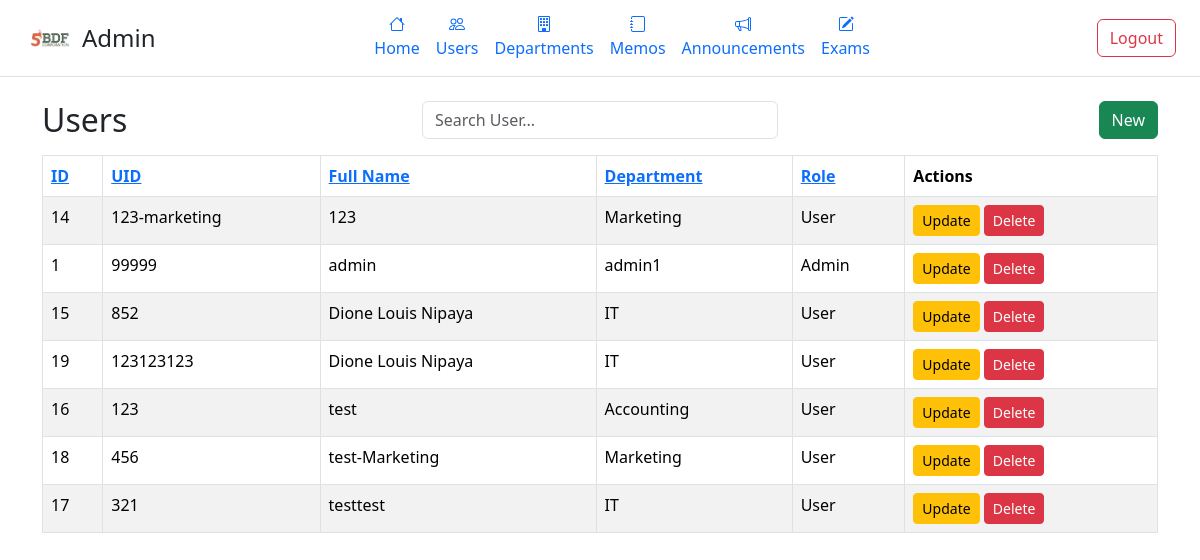
/admin/admin.php (signed in), run on the app's committed database.
### tables this page shows
CREATE TABLE `users` (
  `user_id` int(11) NOT NULL,
  `UID` varchar(100) NOT NULL,
  `password` varchar(255) NOT NULL,
  `full_name` varchar(150) DEFAULT NULL,
  `department` varchar(20) NOT NULL,
  `role` enum('Admin','User') DEFAULT 'User'
);

### admin/admin.php (the view, shortened to what this page needs)
<?php
require_once '../db/dbcon.php';
$search_term = $_GET['search'] ?? '';
$department_term = $_GET['department'] ?? '';
$sort_by = $_GET['sort'] ?? 'full_name';
$order = ($_GET['order'] ?? 'asc') === 'desc' ? 'desc' : 'asc';
$query = "SELECT * FROM users WHERE full_name LIKE ? AND department LIKE ? ORDER BY $sort_by $order";
$stmt = $conn->prepare($query);
$search_like = "%$search_term%";
$department_like = "%$department_term%";
$stmt->bind_param("ss", $search_like, $department_like);
$stmt->execute();
$users = $stmt->get_result();
?>
<!DOCTYPE html>
<html lang="en">
<head>
  <link href="https://cdn.jsdelivr.net/npm/bootstrap@5.3.5/dist/css/bootstrap.min.css" rel="stylesheet">
</head>
<body>
<header class="d-flex flex-wrap align-items-center justify-content-between py-2 px-4 border-bottom">
  <div class="d-flex align-items-center gap-2">
    <img src="../img/5bdflogo.png" alt="5BDF Logo" height="50" width="50">
    <h4 class="m-0">Admin</h4>
  </div>
  <nav>
    <ul class="nav">
        <li class="nav-item">
        <a href="#" class="nav-link d-flex flex-column align-items-center px-2">
            Home
        </a>
        </li>
        <li class="nav-item">
        <a href="./admin.php" class="nav-link d-flex flex-column align-items-center px-2">
            Users
        </a>
        </li>
        <li class="nav-item">
        <a href="./departments.php" class="nav-link d-flex flex-column align-items-center px-2">
            Departments
        </a>
        </li>
        <li class="nav-item">
        <a href="./memos.php" class="nav-link d-flex flex-column align-items-center px-2">
            Memos
        </a>
        </li>
        <li class="nav-item">
        <a href="./announcements.php" class="nav-link d-flex flex-column align-items-center px-2">
            Announcements
        </a>
        </li>
        <li class="nav-item">
          <a href="./Exams.php" class="nav-link d-flex flex-column align-items-center px-2">
            Exams
          </a>
        </li>
    </ul>
</nav>
  <div>
    <button class="btn btn-outline-danger ms-2" onclick="window.location.href='logout.php'">Logout</button>
  </div>
</header>
<div class="container my-4">
    <div class="row mb-3 align-items-center">
        <div class="col-md-4">
            <h2 class="m-0">Users</h2>
        </div>
        <div class="col-md-4 text-center">
            <input type="text" class="form-control" id="searchInput" placeholder="Search User..." onkeyup="filterUser()">
        </div>
        <div class="col-md-4 text-end">
            <button type="button" class="btn btn-success" data-bs-toggle="modal" data-bs-target="#addUserModal">New</button>
        </div>
    </div>
  <table class="table table-striped table-bordered" id="usersTable">
    <thead>
      <tr>
        <th><a href="?sort=user_id&order=<?= $order === 'asc' ? 'desc' : 'asc' ?>">ID</a></th>
        <th><a href="?sort=UID&order=<?= $order === 'asc' ? 'desc' : 'asc' ?>">UID</a></th>
        <th><a href="?sort=full_name&order=<?= $order === 'asc' ? 'desc' : 'asc' ?>">Full Name</a></th>
        <th><a href="?sort=department&order=<?= $order === 'asc' ? 'desc' : 'asc' ?>">Department</a></th>
        <th><a href="?sort=role&order=<?= $order === 'asc' ? 'desc' : 'asc' ?>">Role</a></th>
        <th>Actions</th>
      </tr>
    </thead>
    <tbody>
      <?php while($row = $users->fetch_assoc()): ?>
      <tr>
        <td><?= htmlspecialchars($row['user_id']) ?></td>
        <td><?= htmlspecialchars($row['UID']) ?></td>
        <td><?= htmlspecialchars($row['full_name']) ?></td>
        <td><?= htmlspecialchars($row['department']) ?></td>
        <td><?= htmlspecialchars($row['role']) ?></td>
        <td>
          <button class="btn btn-sm btn-warning" data-bs-toggle="modal" data-bs-target="#updateModal<?= $row['user_id'] ?>">Update</button>
          <button class="btn btn-sm btn-danger" data-bs-toggle="modal" data-bs-target="#deleteModal<?= $row['user_id'] ?>">Delete</button>
        </td>
      </tr>
      <?php endwhile; ?>
    </tbody>
  </table>
</div>
</body>
</html>

### data on the page
users: user_id "14", UID "123-marketing", full_name "123", department "Marketing", role "User"
users: user_id "1", UID "99999", full_name "admin", department "admin1", role "Admin"
users: user_id "15", UID "852", full_name "Dione Louis Nipaya", department "IT", role "User"
users: user_id "19", UID "123123123", full_name "Dione Louis Nipaya", department "IT", role "User"
users: user_id "16", UID "123", full_name "test", department "Accounting", role "User"
users: user_id "18", UID "456", full_name "test-Marketing", department "Marketing", role "User"
users: user_id "17", UID "321", full_name "testtest", department "IT", role "User"
